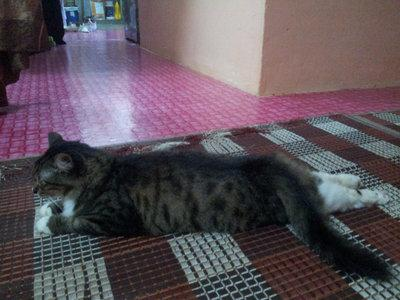
#> input picture data/train_images/016dcf8d4-1.jpg, 400 x 300 px; its folder holds only this picture in this run
$ python image_feature_extraction.py   (older library calls are emulated)
#> lines starting #> are read from the running program, lines starting #| are printed output that depends on the picture; after the words box and inside, x2 and y2 are one past the last pixel; in counts of white or black regions, pixels touching at a corner belong together
# This notebook is using concepts/code from these links.
#
# https://www.kaggle.com/shivamb/ideas-for-image-features-and-image-quality/notebook
#
# https://www.pyimagesearch.com/2017/06/05/computing-image-colorfulness-with-opencv-and-python/

from collections import defaultdict
from scipy.stats import itemfreq
from scipy import ndimage as ndi
import matplotlib.pyplot as plt
from skimage import feature
from PIL import Image as IMG
import numpy as np
import pandas as pd
import operator
import cv2
import os

from IPython.core.display import HTML
from IPython.display import Image

from tqdm import tqdm
import time

import imutils
from imutils import build_montages, paths
import argparse

images_path = 'data/train_images/'
imgs = os.listdir(images_path)

features = pd.DataFrame()
features['image'] = imgs

features = features.loc[['-1.' in x for x in features.image]]

def color_analysis(img):
    # obtain the color palatte of the image
    palatte = defaultdict(int)
    for pixel in img.getdata():
        palatte[pixel] += 1

    # sort the colors present in the image
    sorted_x = sorted(palatte.items(), key=operator.itemgetter(1), reverse = True)

    light_shade, dark_shade, shade_count, pixel_limit = 0, 0, 0, 1000
    for i, x in enumerate(sorted_x[:pixel_limit]):
        if all(xx <= 20 for xx in x[0][:3]): ## dull : too much darkness
            dark_shade += x[1]
        if all(xx >= 240 for xx in x[0][:3]): ## bright : too much whiteness
            light_shade += x[1]
        shade_count += x[1]

    light_percent = round((float(light_shade)/shade_count)*100, 2)
    dark_percent = round((float(dark_shade)/shade_count)*100, 2)
    return light_percent, dark_percent

def perform_color_analysis(img):

#> called with img = '016dcf8d4-1.jpg'
    path = images_path + img
    im = IMG.open(path) #.convert("RGB")
#> im is the input picture: PIL image 400x300 RGB; mean R, G, B 91.9, 81.4, 89.3

    # cut the images into two halves as complete average may give bias results
    size = im.size
#> size = (400, 300)
    halves = (size[0]/2, size[1]/2)
#> halves = (200, 150)
    im1 = im.crop((0, 0, size[0], halves[1]))
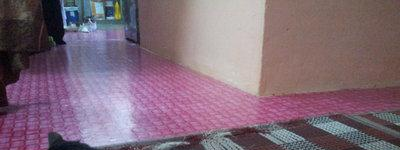
#> im1: PIL image 400x150 RGB; mean R, G, B 128.4, 106.2, 120.1
    im2 = im.crop((0, halves[1], size[0], size[1]))
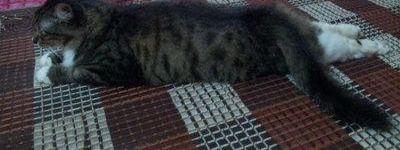
#> im2: PIL image 400x150 RGB; mean R, G, B 55.4, 56.6, 58.5

    try:
        light_percent1, dark_percent1 = color_analysis(im1)
#> the loop in color_analysis, `for pixel in img.getdata():` made 60000 passes
#> pixel on passes 1 to 3: (59, 51, 48), (68, 60, 57), (69, 61, 58)
#> after the loop in color_analysis, `for pixel in img.getdata():`: palatte = 28748 items
#> the loop in color_analysis, `for i, x in enumerate(sorted_x[:pixel_limit]):` made 1000 passes
#> dark_shade on passes 772, 844, 999: 8, 15, 21
#> (x, shade_count) on passes 1 to 6: (((200, 195, 192), 133), 133), (((199, 194, 191), 132), 265), (((136, 107, 101), 109), 374), (((139, 110, 104), 105), 479), (((138, 109, 103), 103), 582), (((196, 191, 188), 100), 682)
#> after the loop in color_analysis, `for i, x in enumerate(sorted_x[:pixel_limit]):`: dark_shade = 21; light_shade = 0; shade_count = 17465
#> in color_analysis, `light_percent = round((float(light_shade)/shade_count)*100, 2)`: light_percent = 0
#> in color_analysis, `dark_percent = round((float(dark_shade)/shade_count)*100, 2)`: dark_percent = 0.12
#> light_percent1 = 0; dark_percent1 = 0.12
        light_percent2, dark_percent2 = color_analysis(im2)
#> the loop in color_analysis (call 2), `for pixel in img.getdata():` made 60000 passes
#> pixel on passes 1 to 3: (122, 69, 111), (128, 75, 117), (128, 73, 115)
#> the loop in color_analysis (call 2), `for i, x in enumerate(sorted_x[:pixel_limit]):` made 1000 passes
#> (x, dark_shade, shade_count) on passes 2, 3, 5, 6, 7, 8, 9, 11, 12, 13, 15, 17: (((6, 7, 11), 98), 98, 202), (((13, 17, 20), 92), 190, 294), (((5, 9, 12), 87), 277, 468), (((7, 8, 12), 85), 362, 553), (((5, 6, 10), 85), 447, 638), (((10, 14, 17), 81), 528, 719), (((8, 9, 13), 78), 606, 797), (((11, 15, 18), 77), 683, 951), (((12, 16, 19), 76), 759, 1027), (((4, 8, 11), 76), 835, 1103), (((9, 13, 16), 75), 910, 1253), (((4, 5, 9), 75), 985, 1403)
#> dark_shade on passes 61, 62, 76, 77, 79, 81: 2225, 2262, 2296, 2329, 2362, 2395
#> light_percent2 = 0; dark_percent2 = 21.38
    except Exception as e:
        light_percent1, dark_percent1 = -1, -1
        light_percent2, dark_percent2 = -1, -1

    light_percent = (light_percent1 + light_percent2)/2
#> light_percent = 0
    dark_percent = (dark_percent1 + dark_percent2)/2
#> dark_percent = 10.75

    return dark_percent, light_percent

def average_pixel_width(img):
#> called with img = '016dcf8d4-1.jpg'
    path = images_path + img
    im = IMG.open(path)
    im_array = np.asarray(im.convert(mode='L'))
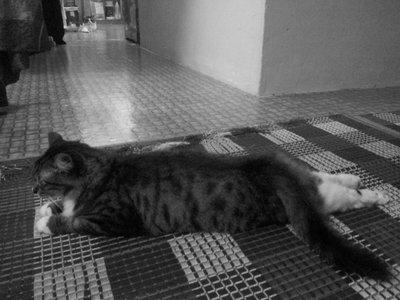
#> im_array: shape (300, 400); min 0, max 234, mean 85.4
    edges_sigma1 = feature.canny(im_array, sigma=3)
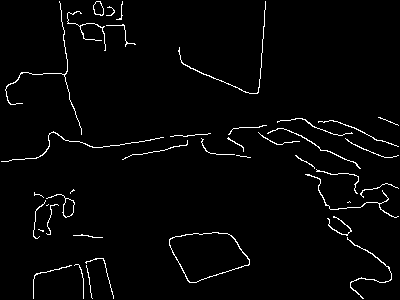
#> edges_sigma1: shape (300, 400) bool; 2.4% white in thin lines or dots
    apw = (float(np.sum(edges_sigma1)) / (im.size[0]*im.size[1]))
#> apw = 0.0243
    return apw*100

def getSize(filename):
    filename = images_path + filename
    st = os.stat(filename)
    return st.st_size

def getDimensions(filename):
#> called with filename = '016dcf8d4-1.jpg'
    filename = images_path + filename
    img_size = IMG.open(filename).size
#> img_size = (400, 300)
    return img_size

def get_blurrness_score(image):
#> called with image = '016dcf8d4-1.jpg'
    path =  images_path + image
    image = cv2.imread(path)
    image = cv2.cvtColor(image, cv2.COLOR_BGR2GRAY)
    fm = cv2.Laplacian(image, cv2.CV_64F).var()
#> fm = 1214.4
    return fm

def image_colorfulness(image, folder):
    # split the image into its respective RGB components
    img = cv2.UMat(cv2.imread('{}/{}'.format(folder, image), cv2.IMREAD_COLOR))
    (B, G, R) = cv2.split(img)#.astype("float")
    # compute rg = R - G
#> (the run stopped early here; a loop or call above may not have finished)
